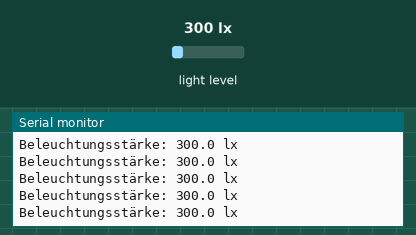
Simulated run of this program. Board: ESP32-C6. Parts: the last lines printed to the serial monitor. Wiring (inferred from the names in the program): BH1750 light sensor at I2C address 0x23. The inputs (shaded band) are chosen by the test bench; at power-on: light level 300 lx.

Above: at 1.2 s.
1.3 s: light level set to 40 lx
At 1.69 s:
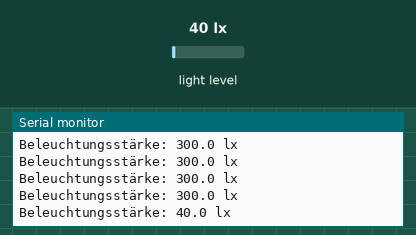
2.8 s: light level set to 500 lx
At 2.95 s:
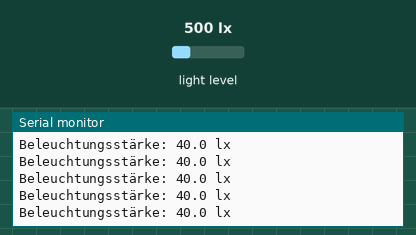
Timing chart, 0 to 5.8 s (numbered marks = the images above; inputs shaded):
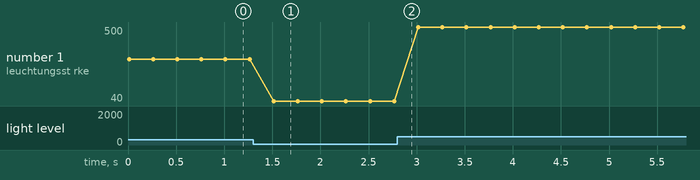

The program:

main.cpp
```cpp
#include <Arduino.h>
#include <Wire.h>

#define SDA_PIN 6
#define SCL_PIN 7
#define BH1750_ADDR 0x23

// BH1750 Befehle
#define BH1750_POWER_DOWN   0x00
#define BH1750_POWER_ON     0x01
#define BH1750_RESET        0x07  // nur gültig nach POWER_ON
#define BH1750_CONT_HIRES1  0x10  // 1 lx Auflösung, ~120 ms

bool bh1750Write(uint8_t cmd) {
  Wire.beginTransmission(BH1750_ADDR);
  Wire.write(cmd);
  return (Wire.endTransmission() == 0);
}

bool bh1750ReadRaw(uint16_t &raw) {
  // 2 Bytes Messwert abrufen
  if (Wire.requestFrom(BH1750_ADDR, (uint8_t)2) != 2) return false;
  uint8_t msb = Wire.read();
  uint8_t lsb = Wire.read();
  raw = ((uint16_t)msb << 8) | lsb;
  return true;
}

bool bh1750Begin() {
  // I2C starten
  Wire.begin(SDA_PIN, SCL_PIN);
  delay(10);

  // Sensor wecken, resetten und Messmodus setzen
  if (!bh1750Write(BH1750_POWER_ON))  return false;
  if (!bh1750Write(BH1750_RESET))     return false;
  if (!bh1750Write(BH1750_CONT_HIRES1)) return false;
  return true;
}

float bh1750ReadLux() {
  // Im CONT_HIRES1-Modus liefert der Sensor kontinuierlich Messwerte.
  // Datenblatt-Faktor: Lux = raw / 1.2 (bei MTreg = 69).
  uint16_t raw;
  if (!bh1750ReadRaw(raw)) return NAN;
  return (float)raw / 1.2f;
}

void setup() {
  Serial.begin(115200);
  while (!Serial) {}
  Serial.println("\nBH1750 Lux-Messung (ESP32-C6)");

  // interne Pullups können helfen; bei längeren Leitungen externe 4.7k empfohlen
  pinMode(SDA_PIN, INPUT_PULLUP);
  pinMode(SCL_PIN, INPUT_PULLUP);

  if (!bh1750Begin()) {
    Serial.println("BH1750 Initialisierung fehlgeschlagen!");
    while (true) delay(1000);
  }
  Serial.println("BH1750 bereit.");
}

void loop() {
  float lux = bh1750ReadLux();
  if (isnan(lux)) {
    Serial.println("Fehler beim Lesen.");
  } else {
    Serial.print("Beleuchtungsstärke: ");
    Serial.print(lux, 1);
    Serial.println(" lx");
  }
  delay(250);  // schnelleres Update möglich; Sensor misst ~120 ms
}
```

Measured:
- after the input at 1.3 s, the serial monitor: prints a new line after 0.21 s (image 1)
- plotted number 1: 300 → 40 after the input at 1.3 s, 40 → 500 after the input at 2.8 s
